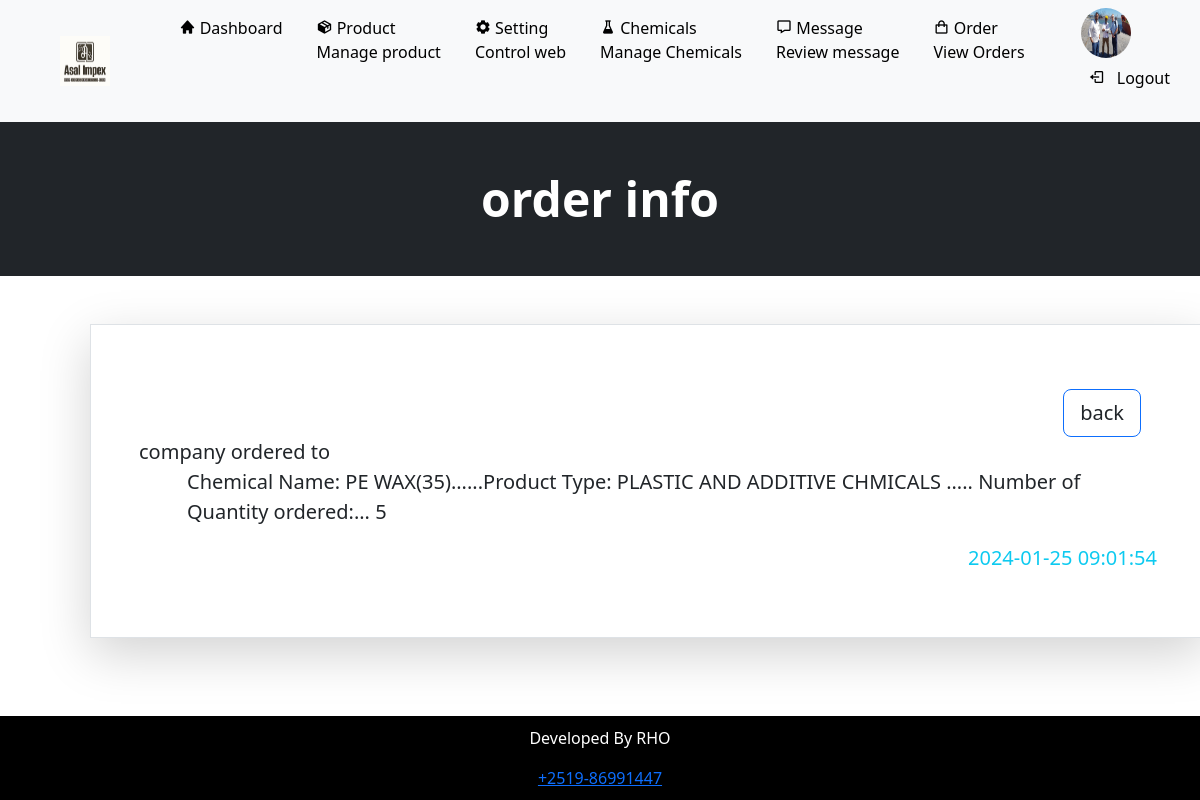
The page /admin/show-note.php?id=33 (signed in) on the database its author committed.
### tables this page shows
CREATE TABLE `order_tbl` (
  `id` int(11) NOT NULL,
  `billing_id` int(11) NOT NULL,
  `shipping_id` int(11) DEFAULT NULL,
  `total_price` decimal(10,2) DEFAULT NULL,
  `shipment_option` varchar(255) DEFAULT NULL,
  `payment_option` varchar(255) DEFAULT NULL,
  `note` text DEFAULT NULL,
  `request` varchar(1000) DEFAULT NULL,
  `order_info` varchar(255) DEFAULT NULL,
  `order_date` datetime DEFAULT current_timestamp()
);

### Admin/show-note.php (the view, shortened to what this page needs)
<?php
include('../config/constant.php');
if (isset($_GET['id'])){
    $id = $_GET['id'];
} else {
    header('Location: ' . SITEURL . 'admin/order.php');
    exit();
}
$sql = "SELECT * FROM order_tbl WHERE id=$id";
$res = mysqli_query($conn, $sql);
if ($res == true) {
    $count = mysqli_num_rows($res);
    if ($count == 1) {
        $row = mysqli_fetch_assoc($res);
        $note = $row['note'];
        $order_date=$row['order_date'];
    } else {
        header("location:" . SITEURL . 'admin/order.php');
    }
}
?>
<!DOCTYPE html>
<html lang="en">
<head>
    <link rel="stylesheet" href="https://cdn.jsdelivr.net/npm/boxicons@2.1.0/css/boxicons.min.css">
    <link rel="stylesheet" href="https://cdnjs.cloudflare.com/ajax/libs/font-awesome/5.15.3/css/all.min.css">
</head>
<body>
<?php
include('./partials/menu.php');
?>
  <div class="container-fluid bg-dark mb-5 p-5">
        <div class="fw-bold display-5 text-center text-white">
             order info
        </div>
</div>
<div class="container">
<div>
<div class="container border shadow-lg lead  p-5 ms-5">
<p class="text-start">
<div class="text-end">
<a href="<?php echo SITEURL; ?>admin/order.php" class="btn btn-lg btn-outline-primary text-end text-dark  me-3">back</a>
</div>
    <div class="row justify content center">
    <div class="col-12">
    <b>company ordered to </b>
<p class="ms-5">
<?php
echo $note;
?>
</p>
<div class="text-end text-info">
<?php echo $order_date?>
</div>
</div>
</div>
</p>
</div>
</div>
</div>
 <?php
include('./partials/footer.php');
?>
</body>
</html>

### Admin/partials/footer.php (style rules this page uses)
body { margin: 0; padding: 0; display: flex; flex-direction: column; min-height: 100vh; }

### rows shown on the page
order_tbl: note "Chemical Name: PE WAX(35)......Product Type: PLASTIC AND ADDITIVE CHMICALS ..... Number of Quantity ordered:... 5", order_date "2024-01-25 09:01:54"
